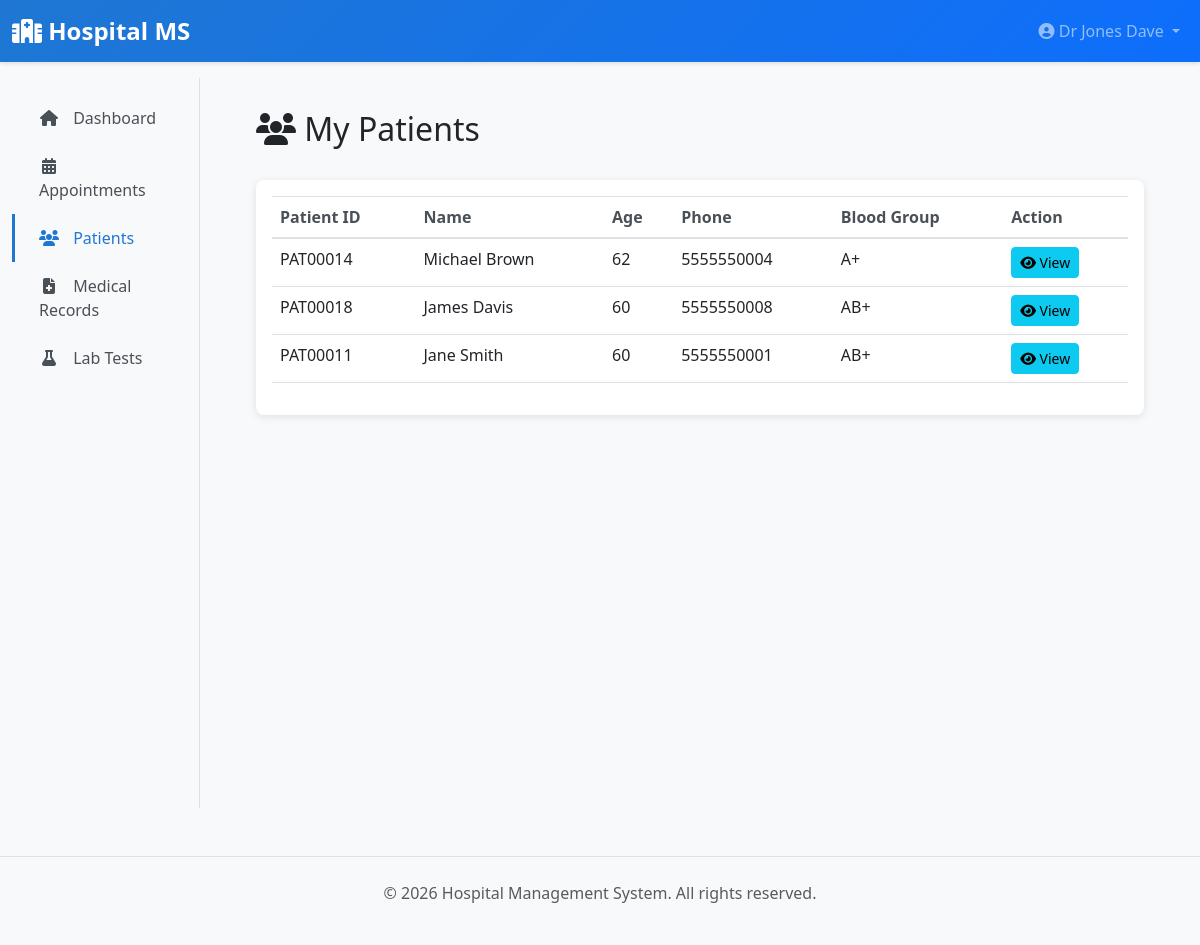
The page /doctor/patients (signed in) on the database as committed earlier.
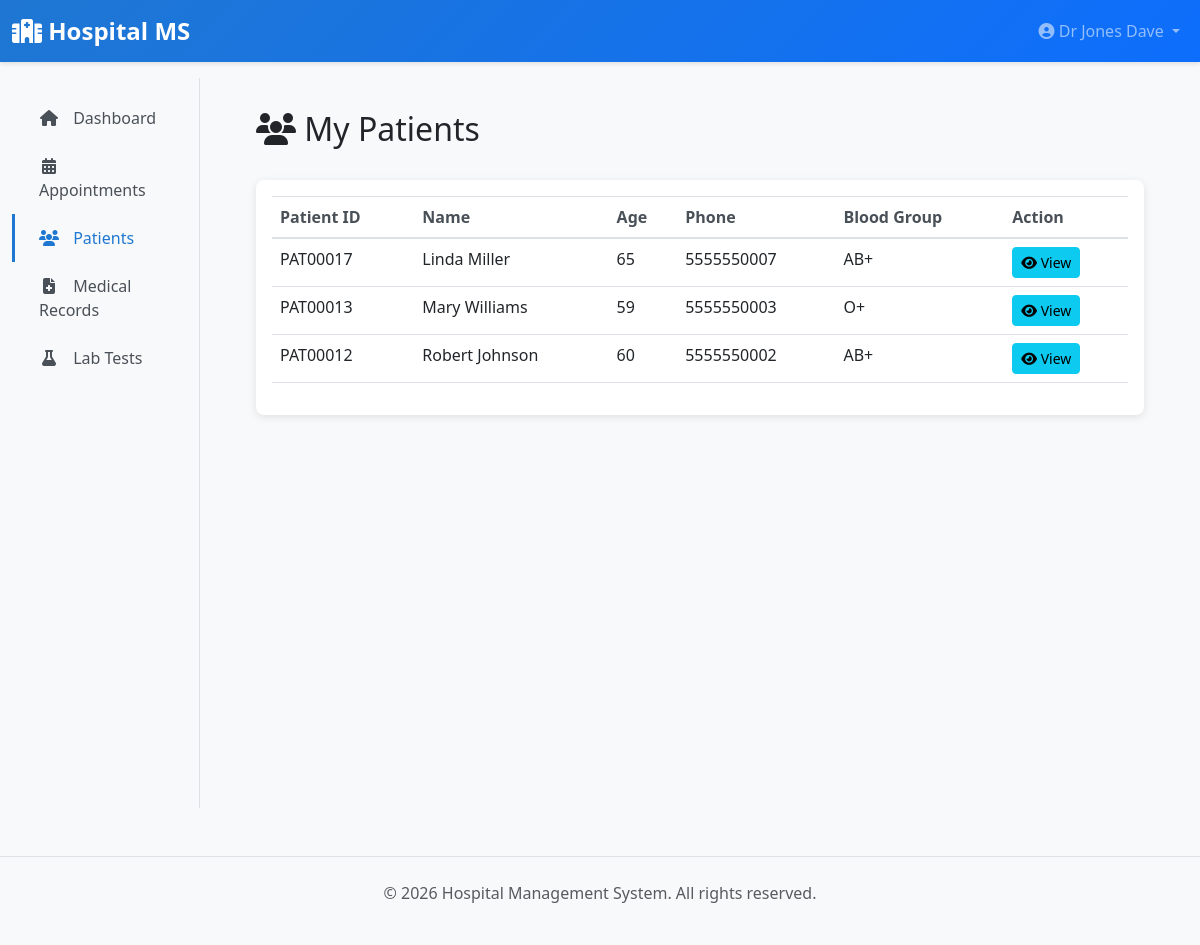
The same page on the database as committed later.
### app/models/__init__.py (models this page shows, shortened)
class Patient(db.Model):
    __tablename__ = 'patients'
    id = db.Column(db.Integer, primary_key=True)
    user_id = db.Column(db.Integer, db.ForeignKey('users.id'), nullable=False)
    patient_id = db.Column(db.String(20), unique=True, nullable=False)  # Medical record number
    date_of_birth = db.Column(db.Date)
    gender = db.Column(db.String(10))  # Male, Female, Other
    blood_group = db.Column(db.String(5))
    address = db.Column(db.Text)
    emergency_contact = db.Column(db.String(120))
    emergency_contact_phone = db.Column(db.String(20))
    insurance_provider = db.Column(db.String(120))
    insurance_number = db.Column(db.String(50))
    allergies = db.Column(db.Text)
    medical_history = db.Column(db.Text)
    created_at = db.Column(db.DateTime, default=datetime.utcnow)
    updated_at = db.Column(db.DateTime, default=datetime.utcnow, onupdate=datetime.utcnow)
    user = db.relationship('User', back_populates='patient', foreign_keys=[user_id])
    appointments = db.relationship('Appointment', back_populates='patient', cascade='all, delete-orphan')
    medical_records = db.relationship('MedicalRecord', back_populates='patient', cascade='all, delete-orphan')
    admissions = db.relationship('Admission', back_populates='patient', cascade='all, delete-orphan')
    lab_results = db.relationship('LabResult', back_populates='patient', cascade='all, delete-orphan')
    billing_records = db.relationship('BillingRecord', back_populates='patient', cascade='all, delete-orphan')
    prescriptions = db.relationship('Prescription', back_populates='patient', foreign_keys='Prescription.patient_id', cascade='all, delete-orphan')
    discharge_summaries = db.relationship('DischargeSummary', back_populates='patient', cascade='all, delete-orphan')
    patient_insurances = db.relationship('PatientInsurance', back_populates='patient', cascade='all, delete-orphan')

class User(UserMixin, db.Model):
    __tablename__ = 'users'
    id = db.Column(db.Integer, primary_key=True)
    username = db.Column(db.String(80), unique=True, nullable=False, index=True)
    email = db.Column(db.String(120), unique=True, nullable=False, index=True)
    password_hash = db.Column(db.String(255), nullable=False)
    first_name = db.Column(db.String(80))
    last_name = db.Column(db.String(80))
    phone = db.Column(db.String(20))
    role = db.Column(db.Enum(UserRole), nullable=False, default=UserRole.PATIENT)
    is_active = db.Column(db.Boolean, default=True)
    created_at = db.Column(db.DateTime, default=datetime.utcnow)
    updated_at = db.Column(db.DateTime, default=datetime.utcnow, onupdate=datetime.utcnow)
    patient = db.relationship('Patient', uselist=False, back_populates='user', foreign_keys='Patient.user_id')
    doctor = db.relationship('Doctor', uselist=False, back_populates='user', foreign_keys='Doctor.user_id')
    lab_staff = db.relationship('LabStaff', uselist=False, back_populates='user', foreign_keys='LabStaff.user_id')
    def get_full_name(self):
        return f"{self.first_name} {self.last_name}".strip()

### app/blueprints/doctor.py (the view)
@doctor_bp.route('/patients')
@login_required
@doctor_required
def patients():
    doctor = current_user.doctor
    page = request.args.get('page', 1, type=int)
    patients_list = db.session.query(Patient).join(
        Appointment, Patient.id == Appointment.patient_id
    ).filter(
        Appointment.doctor_id == doctor.id
    ).distinct().paginate(page=page, per_page=10)
    today = datetime.now().date()
    for patient in patients_list.items:
        if patient.date_of_birth:
            patient.age = today.year - patient.date_of_birth.year - (
                (today.month, today.day) < (patient.date_of_birth.month, patient.date_of_birth.day)
            )
        else:
            patient.age = None
    return render_template('doctor/patients.html', patients=patients_list)

### app/blueprints/doctor.py (called while the page is built)
def doctor_required(f):
    @wraps(f)
    def decorated_function(*args, **kwargs):
        if not current_user.is_authenticated or current_user.role != UserRole.DOCTOR:
            flash('You do not have permission to access this page.', 'danger')
            return redirect(url_for('main.dashboard'))
        return f(*args, **kwargs)
    return decorated_function

### app/templates/doctor/patients.html (shortened to what this page needs)
{% extends "layouts/base.html" %}
{% block content %}
<div class="d-flex justify-content-between align-items-center mb-4">
    <h2><i class="fas fa-users"></i> My Patients</h2>
</div>
<div class="card">
    <div class="card-body">
        {% if patients.items %}
        <div class="table-responsive">
            <table class="table table-hover">
                <thead>
                    <tr>
                        <th>Patient ID</th>
                        <th>Name</th>
                        <th>Age</th>
                        <th>Phone</th>
                        <th>Blood Group</th>
                        <th>Action</th>
                    </tr>
                </thead>
                <tbody>
                    {% for patient in patients.items %}
                    <tr>
                        <td>{{ patient.patient_id }}</td>
                        <td>{{ patient.user.get_full_name() }}</td>
                        <td>{{ patient.age or '-' }}</td>
                        <td>{{ patient.user.phone or '-' }}</td>
                        <td>{{ patient.blood_group or '-' }}</td>
                        <td>
                            <a href="{{ url_for('doctor.view_patient', patient_id=patient.id) }}" class="btn btn-sm btn-info">
                                <i class="fas fa-eye"></i> View
                            </a>
                        </td>
                    </tr>
                    {% endfor %}
                </tbody>
            </table>
        </div>
        {% else %}
        <p class="text-muted text-center my-3">No patients yet.</p>
        {% endif %}
    </div>
</div>
{% endblock %}

Rows that differ between the two databases and show on the page:
no longer on this page (row edited): Patient: patient_id "PAT00014", user.get_full_name "Michael Brown", age "62", user "5555550004", blood_group "A+"
no longer on this page (row edited): Patient: patient_id "PAT00018", user.get_full_name "James Davis", age "60", user "5555550008", blood_group "AB+"
no longer on this page (row edited): Patient: patient_id "PAT00011", user.get_full_name "Jane Smith", age "60", user "5555550001", blood_group "AB+"
now on this page (row edited): Patient: patient_id "PAT00017", user.get_full_name "Linda Miller", age "65", user "5555550007", blood_group "AB+"
now on this page (row edited): Patient: patient_id "PAT00013", user.get_full_name "Mary Williams", age "59", user "5555550003", blood_group "O+"
now on this page (row edited): Patient: patient_id "PAT00012", user.get_full_name "Robert Johnson", age "60", user "5555550002", blood_group "AB+"
